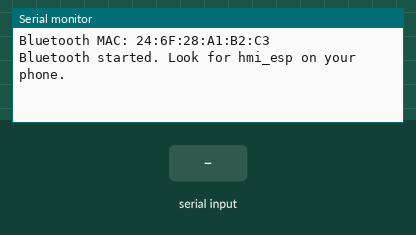
Bench run of a sketch on a simulated ESP32. Parts: the last lines printed to the serial monitor. The test bench sets the inputs (shaded band). Nothing arrives over Bluetooth unless stated.

Above: at 1.2 s.
1.3 s: "1" received over the second serial link
At 2.5 s:
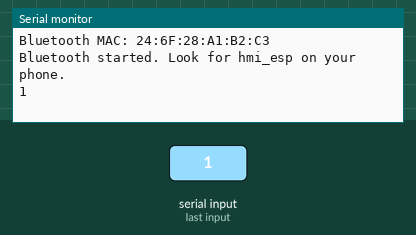
2.8 s: "0" received over the second serial link
At 3.9 s:
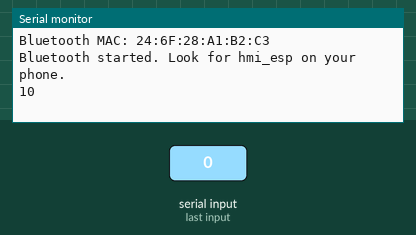

Measured:
- after the input at 1.3 s, the serial monitor: prints a new line at once (image 1)
- after the input at 2.8 s, the serial monitor: prints a new line at once (image 2)

The sketch:

mac_id.ino
```cpp
#include "BluetoothSerial.h"
#include "esp_mac.h"

BluetoothSerial SerialBT;

void setup() {
  Serial.begin(115200);

  SerialBT.begin("hmi_esp");   // Bluetooth name shown on the phone

  uint8_t mac[6];
  esp_read_mac(mac, ESP_MAC_BT);
  Serial.printf("Bluetooth MAC: %02X:%02X:%02X:%02X:%02X:%02X\n",
                mac[0], mac[1], mac[2], mac[3], mac[4], mac[5]);
  Serial.println("Bluetooth started. Look for hmi_esp on your phone.");
}

void loop() {
  // Echo anything received from the phone
  if (SerialBT.available()) {
    Serial.write(SerialBT.read());
  }
  if (Serial.available()) {
    SerialBT.write(Serial.read());
  }
}
```
